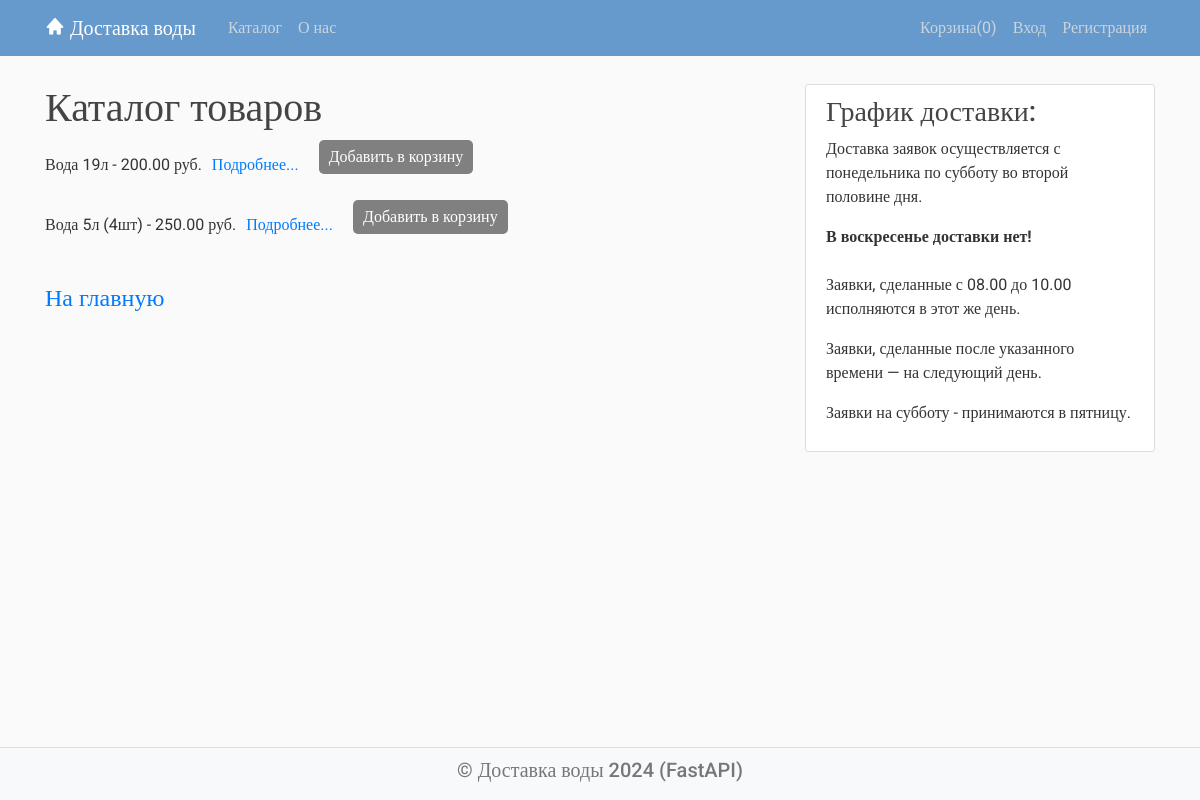
/spr/products, run on an earlier commit of the app's database.
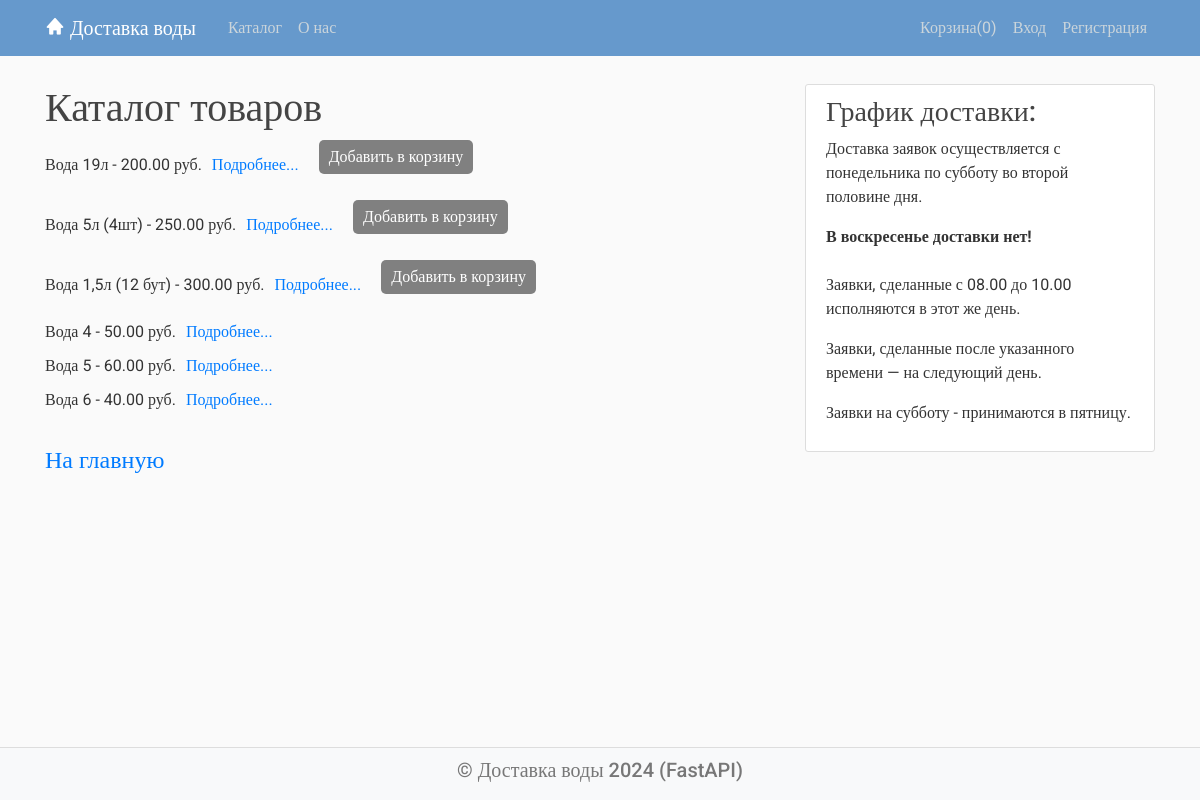
And on a later commit of the database.
### models/sprav.py (models this page shows, shortened)
class Product(Base):
    __tablename__ = "products"
    id = Column(Integer, primary_key=True, index=True)
    name = Column(String, index=True)
    description = Column(String)
    image = Column(String)
    price = Column(DECIMAL(10, 2), default=0.00)
    is_active = Column(Boolean, default=True)
    is_available = Column(Boolean, default=False)

### routers/sprav.py (the view)
@router.get("/products", response_class=HTMLResponse)
async def get_products(request: Request, db: Session = Depends(get_db)):
    messages = request.session.get('messages', [])
    products = db.query(Product).all()
    cart_items_count = request.session.get ( 'cart_items_count' , 0 )
    user = get_current_user(request, db)
    context = {
        "request": request,
        "title": "Каталог",
        "messages": messages,
        "products": products,
        "cart_items_count": cart_items_count,
        "user": user
    }
    return templates.TemplateResponse("sprav/catalog.html", context)

### templates/sprav/catalog.html (shortened to what this page needs)
﻿{% extends "main.html" %}
{% block content %}
<h1>Каталог товаров</h1>
<div class="product-grid">
    <ul>
    {% for product in products %}
        <li class="product-item">
            <span class="product-info">{{ product.name }} - {{ product.price }} руб.</span>
            <a href="/spr/product/{{ product.id }}">Подробнее...</a>
            {% if product.is_available %}
            <form method="post" action="{{ url_for('add_item', product_id=product.id) }}">
                <button type="submit" class="add-to-cart">Добавить в корзину</button>
            </form>
            {% endif %}
        </li>
    {% endfor %}
    </ul>
</div>
<br>
<h4><a href="/">На главную</a></h4>
{% endblock content %}

What changed in the data, as far as the page shows it:
added Product: name "Вода 1,5л (12 бут)", price "300.00"
added Product: name "Вода 4", price "50.00"
added Product: name "Вода 5", price "60.00"
added Product: name "Вода 6", price "40.00"
